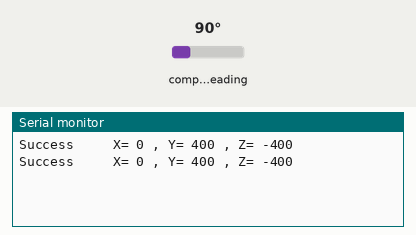
This sketch was run on a simulated Arduino Uno, built with avr-gcc and run on an emulated ATmega328P. Shown: the last lines printed to the serial monitor. Wiring (inferred from the names in the program): HMC5883L compass at I2C address 0x1E. Inputs (shaded band) come from the test bench; at power-on: compass heading 90°.

Above: at 1.3 s.
1.4 s: compass heading set to 7°
At 2.6 s:
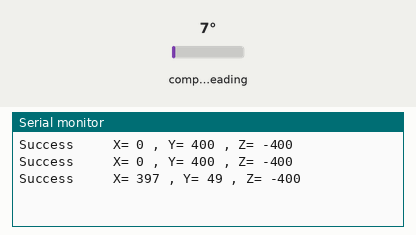
2.9 s: compass heading set to 180°
At 3.5 s:
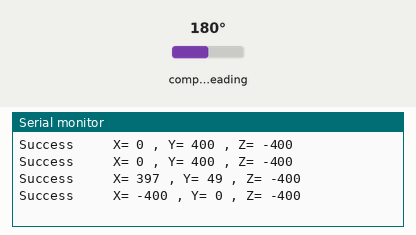
Timing chart, 0 to 5.9 s (numbered marks = the images above; inputs shaded):
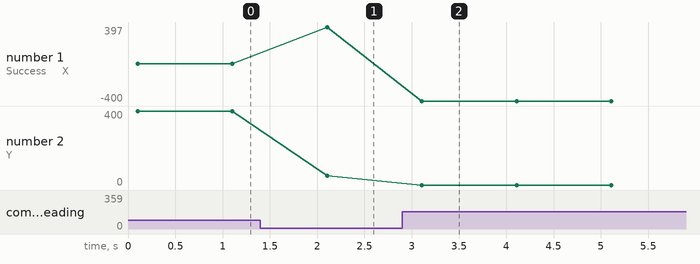

The sketch:

compass.ino
```cpp
#include <Wire.h>

#define Addr 0x1E               // 7-bit address of HMC5883 compass

void setup() {
  Serial.begin(9600);
  delay(100);                   // Power up delay
  Wire.begin();

  // Set operating mode to continuous
  Wire.beginTransmission(Addr);
  Wire.write(byte(0x02));
  Wire.write(byte(0x00));
  Wire.endTransmission();
}

void loop() {
  int x, y, z;

  // Initiate communications with compass
  Wire.beginTransmission(Addr);
  Wire.write(byte(0x03));       // Send request to X MSB register
  Wire.endTransmission();

  Wire.requestFrom(Addr, 6);    // Request 6 bytes; 2 bytes per axis
  if(Wire.available() <=6) {    // If 6 bytes available
    x = Wire.read() << 8 | Wire.read();
    z = Wire.read() << 8 | Wire.read();
    y = Wire.read() << 8 | Wire.read();

    Serial.print("Success     ");
  }
  else
  {
   Serial.println("Failed");
  }

  // Print raw values
  //if
  Serial.print("X= ");
  Serial.print(x);
  Serial.print(" , Y= ");
  Serial.print(y);
  Serial.print(" , Z= ");
  Serial.println(z);

  delay(1000);
}
```

Measured:
- after the input at 1.4 s, the serial monitor: prints a new line after 0.70 s (image 1)
- after the input at 2.9 s, the serial monitor: prints a new line after 0.21 s (image 2)
- plotted number 1: 0 → 397 after the input at 1.4 s
- plotted number 2: 400 → 49 after the input at 1.4 s
